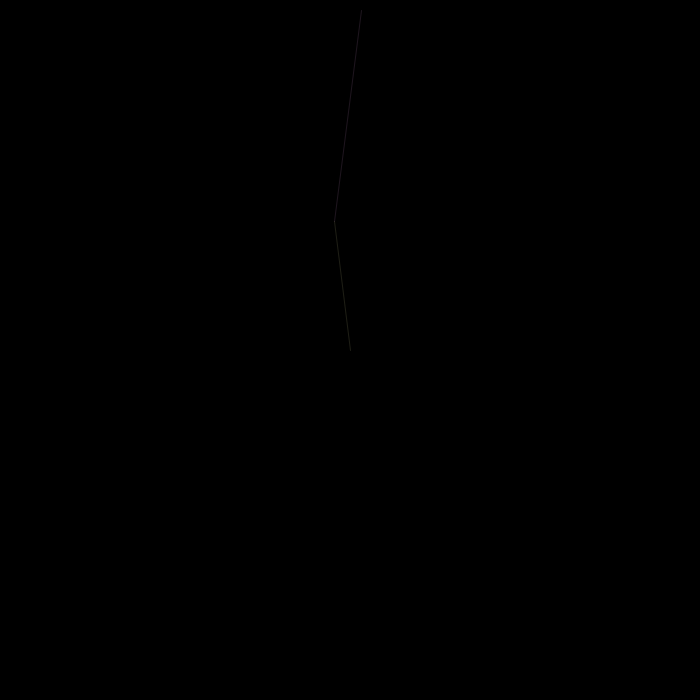
Frame 1 (no input)
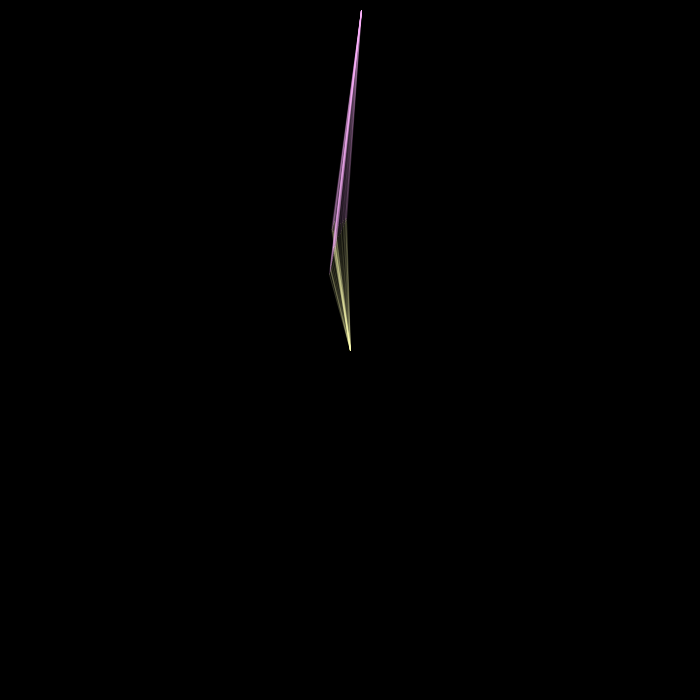
Frame 60 (the mouse pressed at the canvas centre just before this capture)
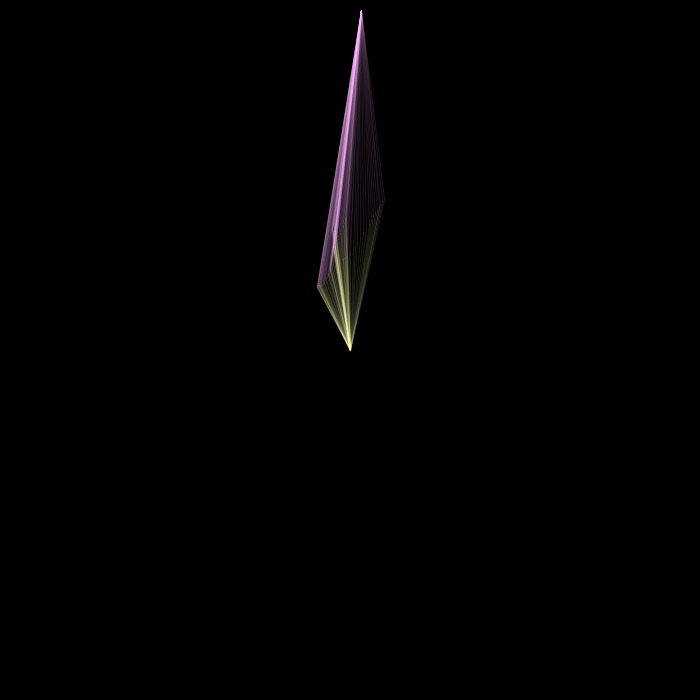
Frame 120 (the mouse held since frame 60 and released just before this capture)

The Processing sketch that drew these frames (run headless with seeded random() and noise(); from frame 60 on, the mouse is pressed at the canvas centre):

// Processing sketch: frozinha
// ── frozinha.pde
// Author: Berin
// Sketches repo: https://github.com/berinhard/sketches

float x, y, px, py, y_center, x_center;
float timeX;
float timeY;
int rotationDegree, currentColor, clockSection;

void initClock(){
  currentColor = 255;
  rotationDegree = 210;
  clockSection = 0;
  background(0);
}

void setup() {
  size(700, 700);
  frameRate(100);

  px = 160;
  py = 300;
  x_center = 0;
  y_center = 0;
  timeX = 0;
  timeY = 10;
  initClock();
}

void draw() {
  if (frameCount % 500 == 0) {  // 5 seconds had passed
    currentColor -= 20;
    rotationDegree += 30;
    clockSection += 1;
  }

  if (clockSection == 12) {  // 1 minute had passed
    initClock();
  }

  y = height / 2 * noise(timeY);
  x = (160 * 4) / 5 * noise(timeX);
  timeX = timeX + 0.006;
  timeY = timeY + 0.012;

  pushMatrix();
  translate(width / 2, height / 2);
  rotate(radians(rotationDegree));
  stroke(255, 180, currentColor, 30);
  line(px, py, x, y);
  stroke(currentColor, 255, 180, 30);
  line(x_center, y_center, x, y);
  popMatrix();
}
